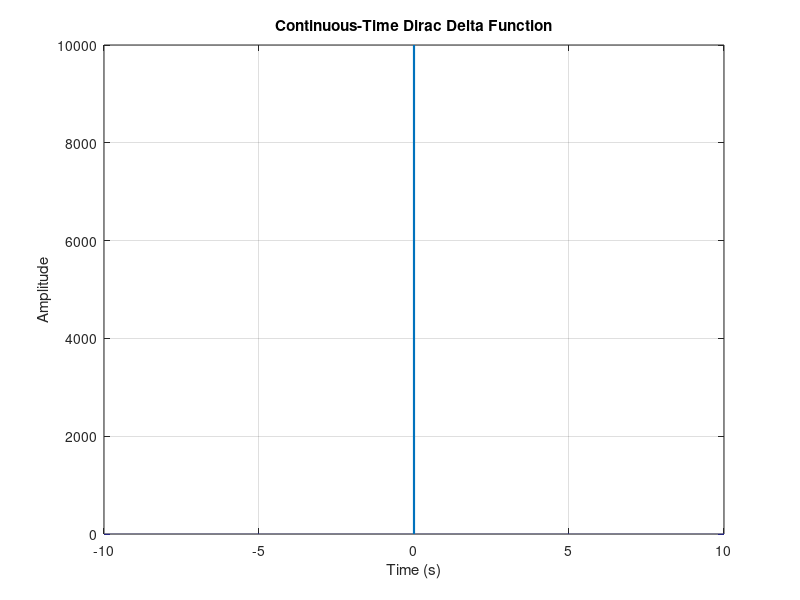
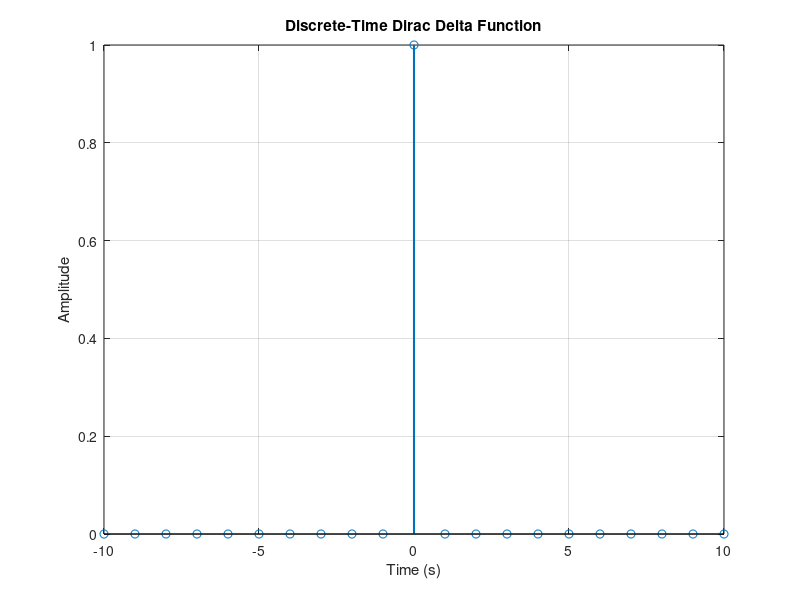

Recreate these plots in MATLAB, in order.
%% *Basics of Signal Processing - Basic Signals*
%% Clear the workspace
close all;
clear;
clc;

%% Dirac Delta Function
% The continuous-time dirac delta function is defined as follows:
%
% $$\delta(t) = \begin{cases} 0, & t \neq 0 \\ \infty, & t = 0 \end{cases}$$
%
% The discrete-time dirac delta function is defined as follows:
%
% $$\delta[n] = \begin{cases} 0, & n \neq 0 \\ 1, & n = 0 \end{cases}$$
%
% * The dirac delta function is also known as the unit impulse function.
% * It is a function that is zero everywhere except at the origin, where it is
% infinite.
% * The dirac delta function is used to model a unit impulse in
% signal processing.
% * The dirac delta function is also used to model a
% single sample in discrete-time signal processing.
% * The dirac delta function is used to represent the impulse response of
% an LTI system.
% We can define continuous-time dirac delta function as follows:
fs = 1e4;
t = -10:1 / fs:10;
N = length(t);
delta = zeros(N, 1);
delta(t == 0) = fs;
figure('Name', 'Continuous-Time Dirac Delta Function');
plot(t, delta, 'LineWidth', 1.5);
xlabel('Time (s)');
ylabel('Amplitude');
title('Continuous-Time Dirac Delta Function');
grid on;

%%%
% We can define discrete-time dirac delta function as follows:
n = -10:10;
N = length(n);
delta = zeros(N, 1);
delta(n == 0) = 1;
figure('Name', 'Discrete-Time Dirac Delta Function');
stem(n, delta, 'LineWidth', 1.5);
xlabel('Time (s)');
ylabel('Amplitude');
title('Discrete-Time Dirac Delta Function');
grid on;
